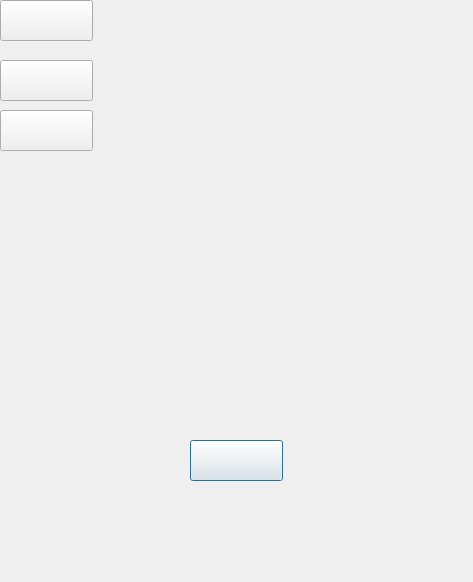
<?xml version="1.0" encoding="UTF-8"?>
<ui version="4.0">
 <class>Settlement</class>
 <widget class="QDialog" name="Settlement">
  <property name="geometry">
   <rect>
    <x>0</x>
    <y>0</y>
    <width>473</width>
    <height>582</height>
   </rect>
  </property>
  <property name="windowTitle">
   <string>Dialog</string>
  </property>
  <property name="styleSheet">
   <string notr="true">border-image: url(:/map/win-4.png);</string>
  </property>
  <widget class="QPushButton" name="pushButton">
   <property name="geometry">
    <rect>
     <x>190</x>
     <y>440</y>
     <width>93</width>
     <height>41</height>
    </rect>
   </property>
   <property name="styleSheet">
    <string notr="true">QPushButton{
	background-color:none;
	border-image: url(:/map/ok.png);
}
QPushButton:hover{
	background-color:none;
	border-image: url(:/map/ok_hover.png);
}</string>
   </property>
   <property name="text">
    <string/>
   </property>
  </widget>
  <widget class="QPushButton" name="pushButton_2">
   <property name="geometry">
    <rect>
     <x>0</x>
     <y>0</y>
     <width>93</width>
     <height>41</height>
    </rect>
   </property>
   <property name="styleSheet">
    <string notr="true">QPushButton{
	background-color:none;
	border-image: url(:/map/stop-1.png);
}
QPushButton:hover{
	background-color:none;
	border-image: url(:/map//stop-1-hover.png);
}</string>
   </property>
   <property name="text">
    <string/>
   </property>
  </widget>
  <widget class="QPushButton" name="pushButton_3">
   <property name="geometry">
    <rect>
     <x>0</x>
     <y>60</y>
     <width>93</width>
     <height>41</height>
    </rect>
   </property>
   <property name="styleSheet">
    <string notr="true">QPushButton{
	background-color:none;
	border-image: url(:/map/stop-2.png);
}
QPushButton:hover{
	background-color:none;
	border-image: url(:/map//stop-2-hover.png);
}</string>
   </property>
   <property name="text">
    <string/>
   </property>
  </widget>
  <widget class="QPushButton" name="pushButton_4">
   <property name="geometry">
    <rect>
     <x>0</x>
     <y>110</y>
     <width>93</width>
     <height>41</height>
    </rect>
   </property>
   <property name="styleSheet">
    <string notr="true">QPushButton{
	background-color:none;
	border-image: url(:/map/stop-3.png);
}
QPushButton:hover{
	background-color:none;
	border-image: url(:/map//stop-3-hover.png);
}</string>
   </property>
   <property name="text">
    <string/>
   </property>
  </widget>
 </widget>
 <resources/>
 <connections>
  <connection>
   <sender>pushButton</sender>
   <signal>clicked()</signal>
   <receiver>Settlement</receiver>
   <slot>close()</slot>
   <hints>
    <hint type="sourcelabel">
     <x>236</x>
     <y>460</y>
    </hint>
    <hint type="destinationlabel">
     <x>236</x>
     <y>290</y>
    </hint>
   </hints>
  </connection>
  <connection>
   <sender>pushButton_4</sender>
   <signal>clicked()</signal>
   <receiver>Settlement</receiver>
   <slot>close()</slot>
   <hints>
    <hint type="sourcelabel">
     <x>46</x>
     <y>130</y>
    </hint>
    <hint type="destinationlabel">
     <x>236</x>
     <y>290</y>
    </hint>
   </hints>
  </connection>
 </connections>
</ui>
